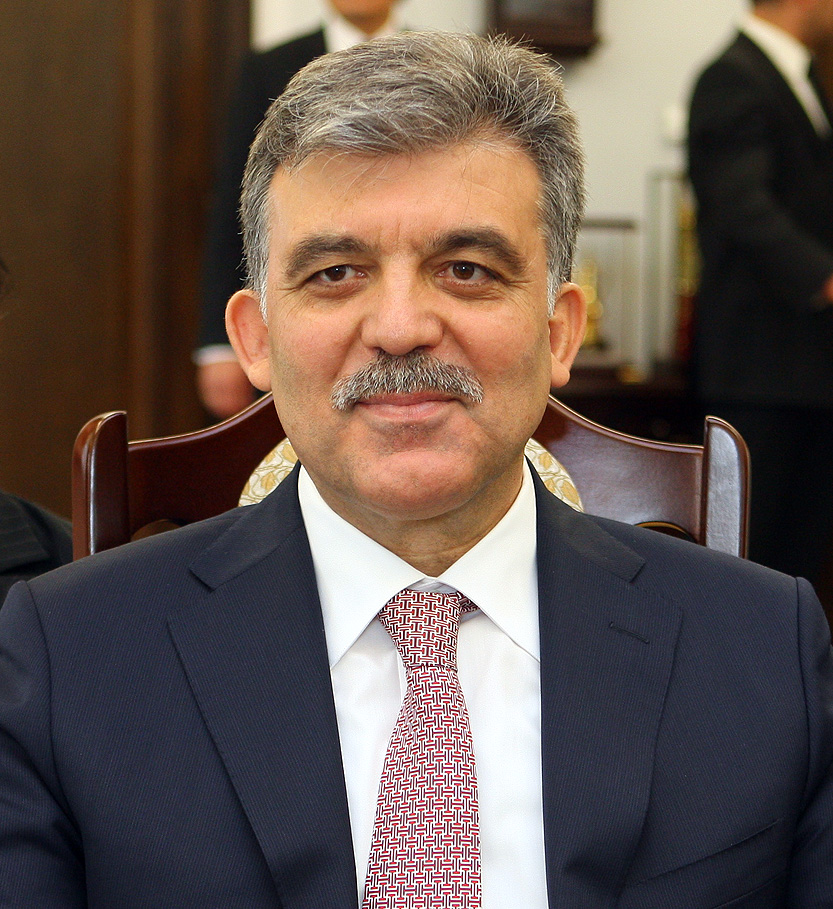
#> input picture Images/Abdullah.jpeg, 833 x 909 px
$ python -i pil.py   (imports and definitions only)
#> lines starting #> are read from the running program, lines starting #| are printed output that depends on the picture
from PIL import Image
from copy import copy
import os

def LUM_601(imagen, GrayImg = False, filepath = None):
    if(GrayImg):
        GrayImage(imagen, 0.299, 0.587, 0.114, filepath)
    return convert(imagen, 0.299, 0.587, 0.114)

# [51 lines left out: functions LUM_709, LUM_240, LUM_input, GrayImage, SaveMatrix, not called in this run]

def convert(imagen, R, G, B):
    image = Image.open(imagen)
    width, height = image.size
    ConvertedMatrix01 = []

    for y in range(height):
        array01 = []
        for x in range(width):
            RGB = image.getpixel((x,y))
            Gris = int(RGB[0]*R + RGB[1]*G + RGB[2]*B)
            #Politica si el gris es 1 o 0
            if(Gris > 122):
                array01.append(1)
            else:
                array01.append(0)
        ConvertedMatrix01.append(array01)

    return ConvertedMatrix01

# [5 lines not run here, left out]
    # [4 lines of commented-out code are left out]


>>> import cv2
>>> picture = cv2.imread('../../Images/Abdullah.jpeg', cv2.IMREAD_GRAYSCALE)
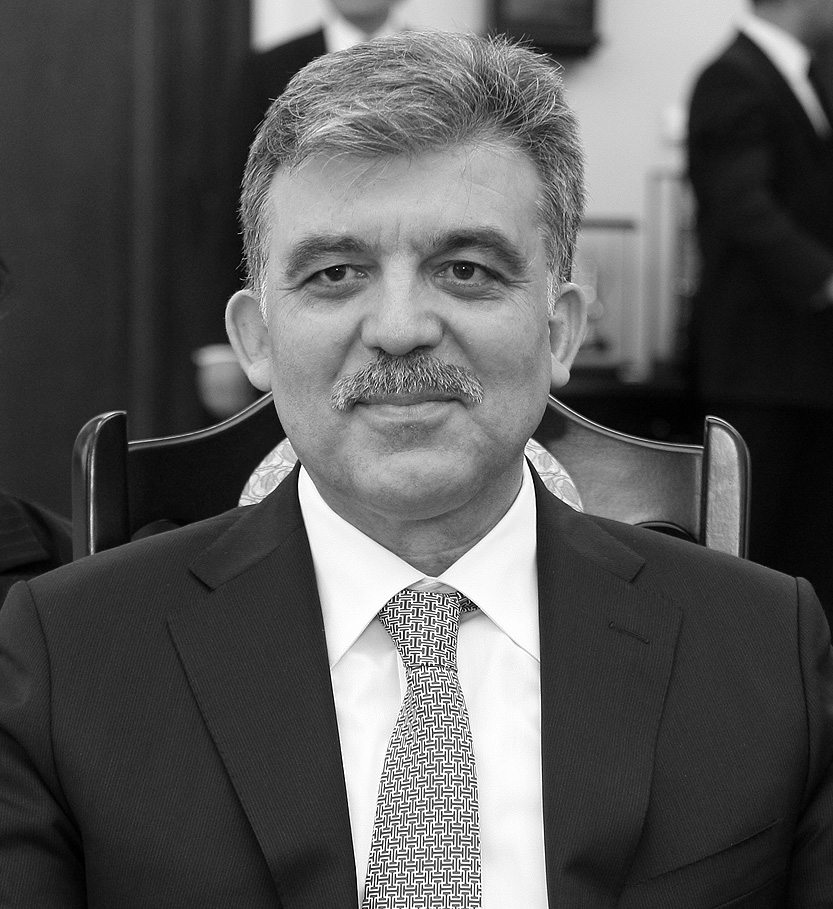
#> picture: shape (909, 833); min 0, max 255, mean 88.2
>>> result = LUM_601(picture)
#> (the run stopped early here; a loop or call above may not have finished)

$ run again, on Images/AbrahmZimmermann.jpeg
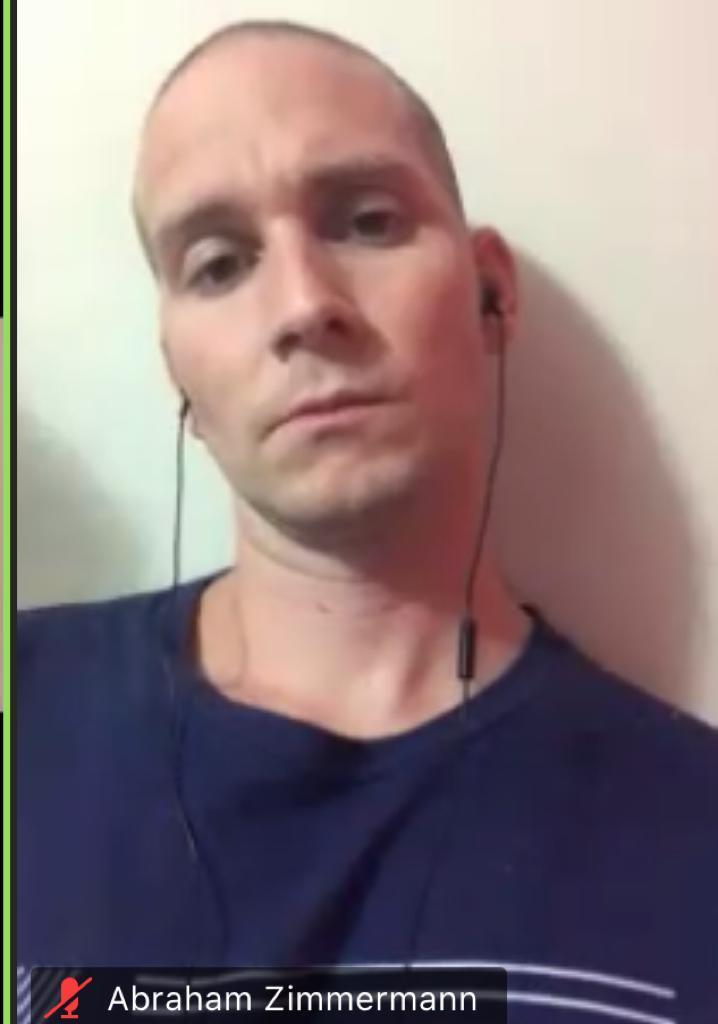
#> input picture Images/AbrahmZimmermann.jpeg, 718 x 1024 px
#> `picture = cv2.imread('../../Images/Abdullah.jpeg', cv2.IMREAD_GRAYSCALE)`:
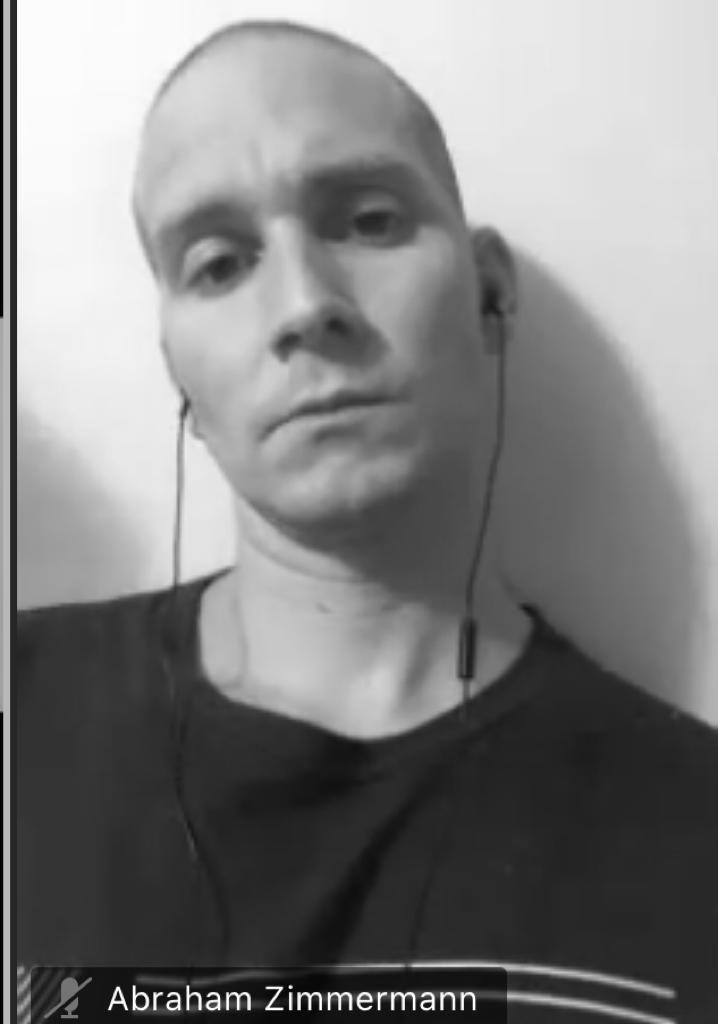
#> picture: shape (1024, 718); min 0, max 255, mean 128.1

$ run again, on Images/Bandera.jpeg
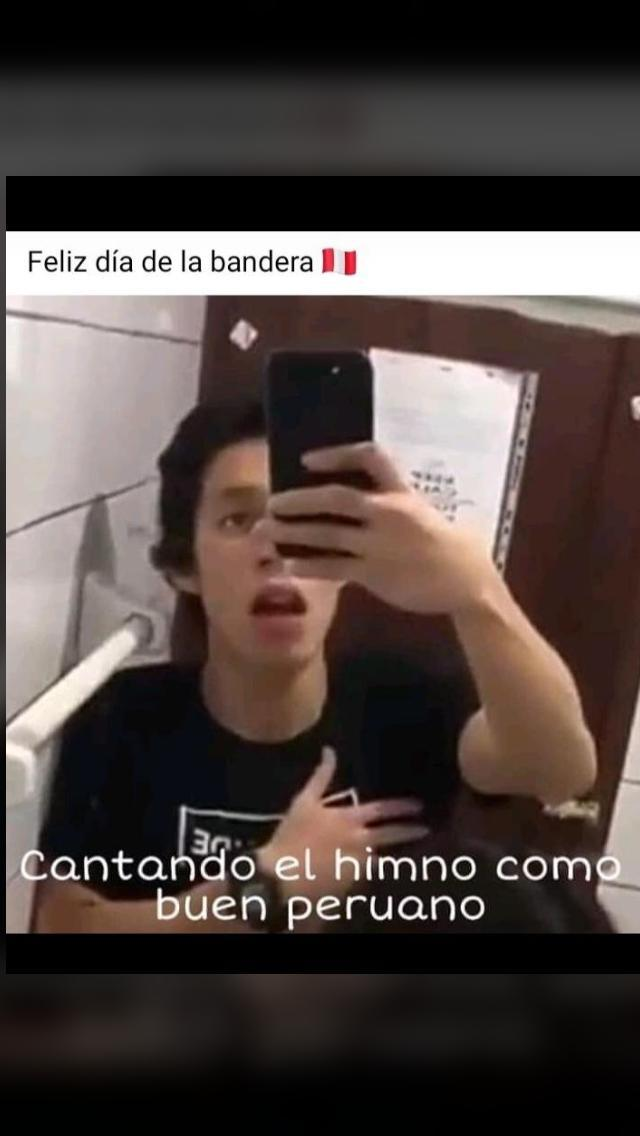
#> input picture Images/Bandera.jpeg, 640 x 1136 px
#> `picture = cv2.imread('../../Images/Abdullah.jpeg', cv2.IMREAD_GRAYSCALE)`:
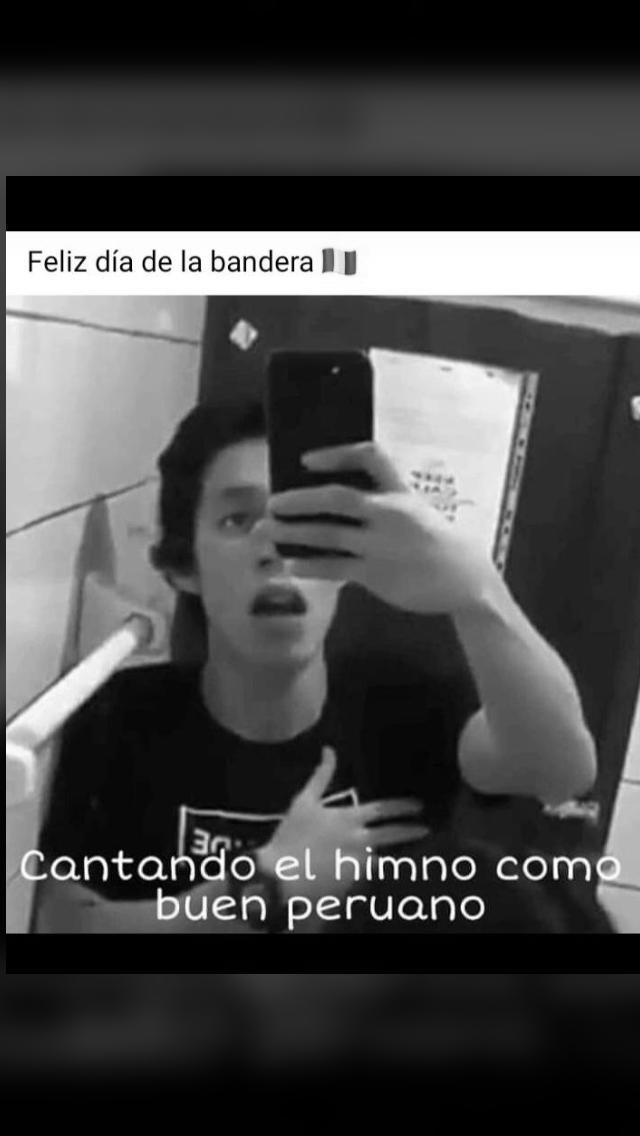
#> picture: shape (1136, 640); min 0, max 255, mean 72.6
